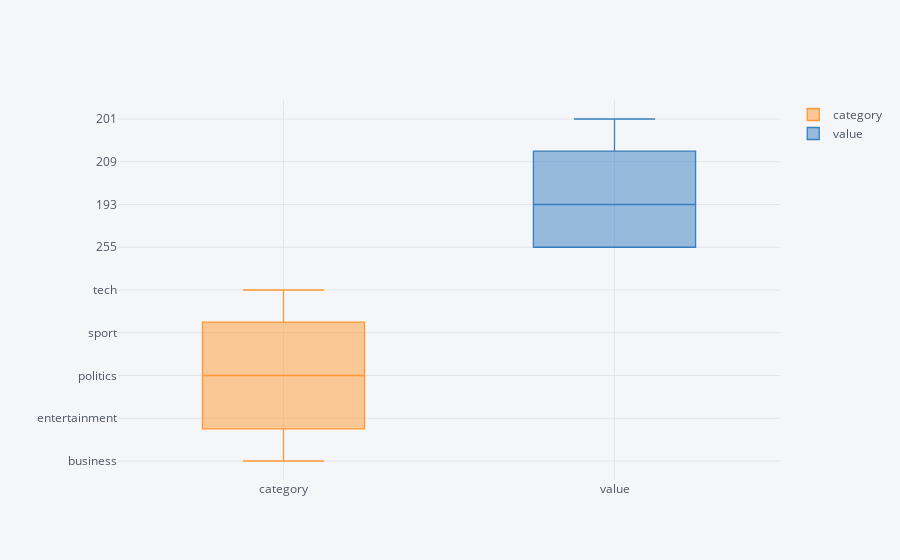

Notebook code for this chart:
### Code cell
pd.DataFrame({"category":ct.keys(), "value":ct.values()}).iplot(kind='box')

### Figure 1 — Plotly figure (JSON) as saved in the notebook; plotly's stock layout.template omitted (floating-point values rounded to 4 significant figures)
{"data": [{"boxpoints": false, "line": {"width": 1.3}, "marker": {"color": "rgba(255, 153, 51, 1.0)"}, "name": "category", "orientation": "v", "type": "box", "y": ["business", "entertainment", "politics", "sport", "tech"]}, {"boxpoints": false, "line": {"width": 1.3}, "marker": {"color": "rgba(55, 128, 191, 1.0)"}, "name": "value", "orientation": "v", "type": "box", "y": [255, 193, 209, 255, 201]}], "layout": {"legend": {"bgcolor": "#F5F6F9", "font": {"color": "#4D5663"}}, "paper_bgcolor": "#F5F6F9", "plot_bgcolor": "#F5F6F9", "title": {"font": {"color": "#4D5663"}}, "xaxis": {"gridcolor": "#E1E5ED", "showgrid": true, "tickfont": {"color": "#4D5663"}, "title": {"font": {"color": "#4D5663"}, "text": ""}, "zerolinecolor": "#E1E5ED"}, "yaxis": {"gridcolor": "#E1E5ED", "showgrid": true, "tickfont": {"color": "#4D5663"}, "title": {"font": {"color": "#4D5663"}, "text": ""}, "zerolinecolor": "#E1E5ED"}}}
